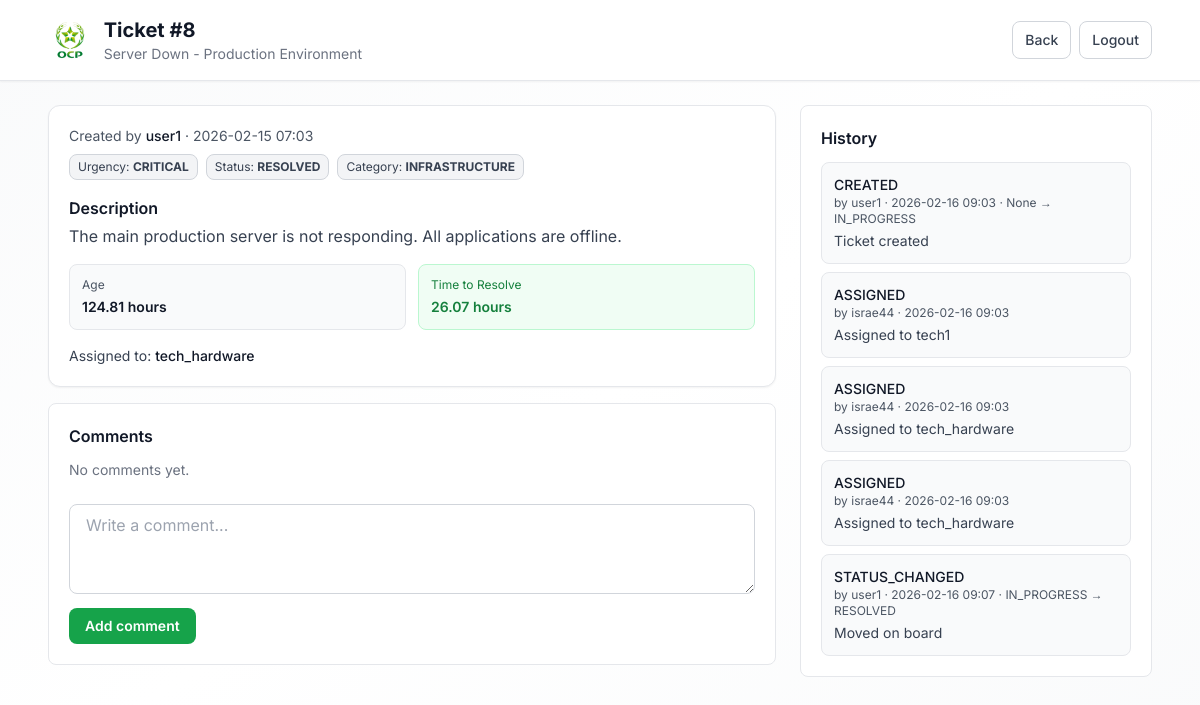
The page /tickets/8/ (signed in) on the database its author committed.
### tickets/models.py (models this page shows, shortened)
class Ticket(models.Model):
    STATUS_CHOICES = (
        ("NEW", "New"),
        ("IN_PROGRESS", "In Progress"),
        ("RESOLVED", "Resolved"),
        ("CLOSED", "Closed"),
    )
    URGENCY_CHOICES = (
        ("LOW", "Low"),
        ("MEDIUM", "Medium"),
        ("HIGH", "High"),
        ("CRITICAL", "Critical"),
    )
    CATEGORY_CHOICES = (
        ("HARDWARE", "Hardware"),
        ("SOFTWARE", "Software"),
        ("NETWORK", "Network"),
        ("ACCESS", "Access & Permissions"),
        ("EMAIL", "Email"),
        ("OTHER", "Other"),
    )
    title = models.CharField(max_length=150)
    description = models.TextField()
    category = models.CharField(
        max_length=30, choices=CATEGORY_CHOICES, default="OTHER")
    status = models.CharField(
        max_length=20, choices=STATUS_CHOICES, default="NEW")
    urgency = models.CharField(
        max_length=20, choices=URGENCY_CHOICES, default="MEDIUM")
    created_by = models.ForeignKey(
        settings.AUTH_USER_MODEL,
        on_delete=models.CASCADE,
        related_name="tickets_created"
    )
    assigned_to = models.ForeignKey(
        settings.AUTH_USER_MODEL,
        on_delete=models.SET_NULL,
        null=True,
        blank=True,
        related_name="tickets_assigned"
    )
    created_at = models.DateTimeField(auto_now_add=True)
    updated_at = models.DateTimeField(auto_now=True)
    resolved_at = models.DateTimeField(null=True, blank=True)
    closed_at = models.DateTimeField(null=True, blank=True)
    sla_response_time = models.IntegerField(
        null=True, blank=True)  # Time until first response
    sla_resolution_time = models.IntegerField(
        null=True, blank=True)  # Time until resolved
    @property
    def time_to_resolve(self):
        if self.resolved_at:
            delta = self.resolved_at - self.created_at
            return round(delta.total_seconds() / 3600, 2)
        return None
    @property
    def age_in_hours(self):
        delta = timezone.now() - self.created_at
        return round(delta.total_seconds() / 3600, 2)
    @property
    def is_overdue(self):
        if self.status in ["RESOLVED", "CLOSED"]:
            return False

class TicketHistory(models.Model):
    ACTION_CHOICES = (
        ("CREATED", "Created"),
        ("ASSIGNED", "Assigned"),
        ("STATUS_CHANGED", "Status Changed"),
        ("COMMENT_ADDED", "Comment Added"),
        ("CLOSED", "Closed"),
    )
    ticket = models.ForeignKey(
        Ticket, on_delete=models.CASCADE, related_name="history")
    actor = models.ForeignKey(settings.AUTH_USER_MODEL,
                              on_delete=models.CASCADE)
    action = models.CharField(max_length=30, choices=ACTION_CHOICES)
    from_status = models.CharField(max_length=20, blank=True, null=True)
    to_status = models.CharField(max_length=20, blank=True, null=True)
    note = models.CharField(max_length=255, blank=True, null=True)
    created_at = models.DateTimeField(auto_now_add=True)

### users/models.py (models this page shows, shortened)
class User(AbstractUser):
    ROLE_CHOICES = (
        ("user", "Utilisateur"),
        ("technician", "Technicien"),
        ("admin", "Administrateur"),
    )
    role = models.CharField(max_length=20, choices=ROLE_CHOICES, default="user")
    speciality = models.CharField(max_length=80, blank=True, null=True)

### tickets/views.py (the view)
# urls.py: path("tickets/<int:ticket_id>/", views.ticket_detail, name="ticket_detail"),
@login_required
def ticket_detail(request, ticket_id):
    t = get_object_or_404(Ticket, id=ticket_id)
    if request.user.role == "user" and t.created_by != request.user:
        return HttpResponseForbidden("Access denied")
    if request.user.role == "technician" and t.assigned_to != request.user:
        return HttpResponseForbidden("Access denied")
    technicians = User.objects.filter(role="technician").order_by(
        "username") if request.user.role == "admin" else None
    return render(request, "tickets/detail.html", {
        "ticket": t,
        "technicians": technicians
    })

### templates/tickets/detail.html (shortened to what this page needs)
{% load static %}
<!doctype html>
<html lang="en">
<head>
  <script src="https://cdn.tailwindcss.com"></script>
</head>
<body class="min-h-screen bg-gradient-to-br from-gray-50 via-white to-gray-50">
  <header class="border-b border-gray-200 bg-white shadow-sm">
    <div class="max-w-6xl mx-auto px-6 py-4 flex items-center justify-between">
      <div class="flex items-center gap-3">
        <img src="{% static 'images/image-1.png' %}" alt="OCP" class="h-10 w-auto" />
        <div>
          <h1 class="text-xl font-bold text-gray-900">Ticket #{{ ticket.id }}</h1>
          <p class="text-gray-500 text-sm">{{ ticket.title }}</p>
        </div>
      </div>
      <div class="flex items-center gap-2">
        <a href="{% url 'dashboard' %}" class="px-3 py-2 rounded-lg bg-white hover:bg-gray-50 border border-gray-300 text-gray-700 text-sm font-medium">
          Back
        </a>
        <a href="{% url 'logout' %}" class="px-3 py-2 rounded-lg bg-white hover:bg-gray-50 border border-gray-300 text-gray-700 text-sm font-medium">
          Logout
        </a>
      </div>
    </div>
  </header>
  <main class="max-w-6xl mx-auto px-6 py-6 grid grid-cols-1 lg:grid-cols-3 gap-6">
    <section class="lg:col-span-2 space-y-4">
      <div class="rounded-xl bg-white border border-gray-200 p-5 shadow-sm">
        <div class="flex flex-wrap items-center gap-2 justify-between">
          <div class="text-sm text-gray-600">
            Created by <span class="font-medium text-gray-900">{{ ticket.created_by.username }}</span>
            · {{ ticket.created_at|date:"Y-m-d H:i" }}
          </div>
          <div class="flex gap-2 text-xs">
            <span class="px-2 py-1 rounded-lg bg-gray-100 border border-gray-300 text-gray-700">Urgency: <b>{{ ticket.urgency }}</b></span>
            <span class="px-2 py-1 rounded-lg bg-gray-100 border border-gray-300 text-gray-700">Status: <b>{{ ticket.status }}</b></span>
            <span class="px-2 py-1 rounded-lg bg-gray-100 border border-gray-300 text-gray-700">Category: <b>{{ ticket.get_category_display }}</b></span>
          </div>
        </div>
        <div class="mt-4">
          <h3 class="font-semibold text-gray-900 mb-1">Description</h3>
          <p class="text-gray-700 whitespace-pre-line">{{ ticket.description }}</p>
        </div>
        <div class="mt-4 grid grid-cols-2 gap-3 text-sm">
          <div class="rounded-lg bg-gray-50 border border-gray-200 p-3">
            <div class="text-gray-600 text-xs mb-1">Age</div>
            <div class="font-semibold text-gray-900">{{ ticket.age_in_hours }} hours</div>
          </div>
          {% if ticket.time_to_resolve %}
          <div class="rounded-lg bg-green-50 border border-green-200 p-3">
            <div class="text-green-700 text-xs mb-1">Time to Resolve</div>
            <div class="font-semibold text-green-700">{{ ticket.time_to_resolve }} hours</div>
          </div>
          {% endif %}
        </div>
        <div class="mt-4 text-sm text-gray-700">
          Assigned to:
          <span class="font-medium text-gray-900">
            {% if ticket.assigned_to %}{{ ticket.assigned_to.username }}{% else %}—{% endif %}
          </span>
        </div>
      </div>
      <div class="rounded-lg bg-white border border-gray-200 p-5">
        <h3 class="font-semibold text-gray-900 mb-3">Comments</h3>
        <div class="space-y-3">
          {% for c in ticket.comments.all %}
            <div class="rounded-lg bg-gray-50 border border-gray-200 p-3">
              <div class="text-sm font-medium text-gray-900">{{ c.author.username }}
                <span class="text-xs text-gray-500 font-normal">· {{ c.created_at|date:"Y-m-d H:i" }}</span>
              </div>
              <div class="text-gray-700 mt-1 whitespace-pre-line">{{ c.content }}</div>
            </div>
          {% empty %}
            <div class="text-gray-500 text-sm">No comments yet.</div>
          {% endfor %}
        </div>
        <form method="POST" action="{% url 'ticket_comment' ticket.id %}" class="mt-4 space-y-2">
          <textarea name="content" rows="3" required
                    class="w-full rounded-lg bg-white border border-gray-300 px-4 py-2 text-gray-900 outline-none focus:border-green-600 focus:ring-2 focus:ring-green-100"
                    placeholder="Write a comment..."></textarea>
          <button class="px-4 py-2 rounded-lg bg-green-600 hover:bg-green-700 text-white text-sm font-semibold">
            Add comment
          </button>
        </form>
      </div>
    </section>
    <aside class="space-y-4">
      <div class="rounded-lg bg-white border border-gray-200 p-5">
        <h3 class="font-semibold text-gray-900 mb-3">History</h3>
        <div class="space-y-2 text-sm">
          {% for h in ticket.history.all %}
            <div class="rounded-lg bg-gray-50 border border-gray-200 p-3">
              <div class="font-medium text-gray-900">{{ h.action }}</div>
              <div class="text-gray-600 text-xs">
                by {{ h.actor.username }} · {{ h.created_at|date:"Y-m-d H:i" }}
                {% if h.from_status or h.to_status %}
                  · {{ h.from_status }} → {{ h.to_status }}
                {% endif %}
              </div>
              {% if h.note %}
                <div class="text-gray-700 mt-1">{{ h.note }}</div>
              {% endif %}
            </div>
          {% empty %}
            <div class="text-gray-500 text-sm">No history yet.</div>
          {% endfor %}
        </div>
      </div>
    </aside>
  </main>
</body>
</html>

### templates/tickets/detail.html (style rules this page uses)
* { font-family: 'Inter', sans-serif; }

### rows shown on the page
Ticket: id "8", title "Server Down - Production Environment", created_by.username "user1", created_at "2026-02-15 07:03", urgency "CRITICAL", status "RESOLVED", category "INFRASTRUCTURE", description "The main production server is not responding. All applications are offline.", age_in_hours "124.81", time_to_resolve "26.07", assigned_to.username "tech_hardware"
TicketHistory: action "CREATED", actor.username "user1", created_at "2026-02-16 09:03", from_status "None", to_status "IN_PROGRESS", note "Ticket created"
TicketHistory: action "ASSIGNED", actor.username "israe44", created_at "2026-02-16 09:03", note "Assigned to tech1"
TicketHistory: action "ASSIGNED", actor.username "israe44", created_at "2026-02-16 09:03", note "Assigned to tech_hardware"
TicketHistory: action "ASSIGNED", actor.username "israe44", created_at "2026-02-16 09:03", note "Assigned to tech_hardware"
TicketHistory: action "STATUS_CHANGED", actor.username "user1", created_at "2026-02-16 09:07", from_status "IN_PROGRESS", to_status "RESOLVED", note "Moved on board"
